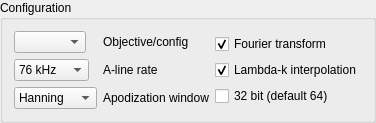
<?xml version="1.0" encoding="UTF-8"?>
<ui version="4.0">
 <class>groupConfig</class>
 <widget class="QGroupBox" name="groupConfig">
  <property name="geometry">
   <rect>
    <x>0</x>
    <y>0</y>
    <width>277</width>
    <height>107</height>
   </rect>
  </property>
  <property name="title">
   <string>Configuration</string>
  </property>
  <layout class="QGridLayout" name="gridConfig">
   <item row="0" column="0">
    <layout class="QFormLayout" name="formLeft">
     <item row="0" column="0">
      <widget class="QComboBox" name="comboConfig">
       <property name="toolTip">
        <string>The .ini file that calibrates the probe. Depends on objective</string>
       </property>
       <property name="currentText">
        <string/>
       </property>
      </widget>
     </item>
     <item row="0" column="1">
      <widget class="QLabel" name="labelObjective">
       <property name="toolTip">
        <string>The .ini file that calibrates the probe. Depends on objective</string>
       </property>
       <property name="text">
        <string>Objective/config</string>
       </property>
      </widget>
     </item>
     <item row="1" column="0">
      <widget class="QComboBox" name="comboRate">
       <property name="toolTip">
        <string>The A-line rate of the camera</string>
       </property>
       <item>
        <property name="text">
         <string>76 kHz</string>
        </property>
       </item>
       <item>
        <property name="text">
         <string>146 kHz</string>
        </property>
       </item>
      </widget>
     </item>
     <item row="1" column="1">
      <widget class="QLabel" name="labelRate">
       <property name="toolTip">
        <string>The A-line rate of the camera</string>
       </property>
       <property name="text">
        <string>A-line rate</string>
       </property>
      </widget>
     </item>
     <item row="2" column="0">
      <widget class="QComboBox" name="comboApodization">
       <property name="toolTip">
        <string>The type of window used to apodize the A-line spectra prior to FFT</string>
       </property>
       <item>
        <property name="text">
         <string>Hanning</string>
        </property>
       </item>
       <item>
        <property name="text">
         <string>Blackman</string>
        </property>
       </item>
       <item>
        <property name="text">
         <string>Hamming</string>
        </property>
       </item>
       <item>
        <property name="text">
         <string>None</string>
        </property>
       </item>
      </widget>
     </item>
     <item row="2" column="1">
      <widget class="QLabel" name="labelApodization">
       <property name="toolTip">
        <string>The type of window used to apodize the A-line spectra prior to FFT</string>
       </property>
       <property name="text">
        <string>Apodization window</string>
       </property>
      </widget>
     </item>
    </layout>
   </item>
   <item row="0" column="1">
    <layout class="QGridLayout" name="gridRight">
     <item row="0" column="0">
      <layout class="QGridLayout" name="gridProc">
       <item row="1" column="0">
        <widget class="QCheckBox" name="checkInterpolation">
         <property name="toolTip">
          <string>If true, linear-in-wavenumber values are interpolated (1st order) from linear-in-wavelength spectra</string>
         </property>
         <property name="text">
          <string>Lambda-k interpolation</string>
         </property>
         <property name="checked">
          <bool>true</bool>
         </property>
        </widget>
       </item>
       <item row="0" column="0">
        <widget class="QCheckBox" name="checkFFT">
         <property name="toolTip">
          <string>If true, data is complex-valued signal</string>
         </property>
         <property name="text">
          <string>Fourier transform</string>
         </property>
         <property name="checked">
          <bool>true</bool>
         </property>
        </widget>
       </item>
       <item row="2" column="0">
        <widget class="QCheckBox" name="check32">
         <property name="toolTip">
          <string>The precision of the FFT and interpolation. Affects processing speed!</string>
         </property>
         <property name="text">
          <string>32 bit (default 64)</string>
         </property>
        </widget>
       </item>
      </layout>
     </item>
    </layout>
   </item>
  </layout>
 </widget>
 <resources/>
 <connections/>
</ui>
